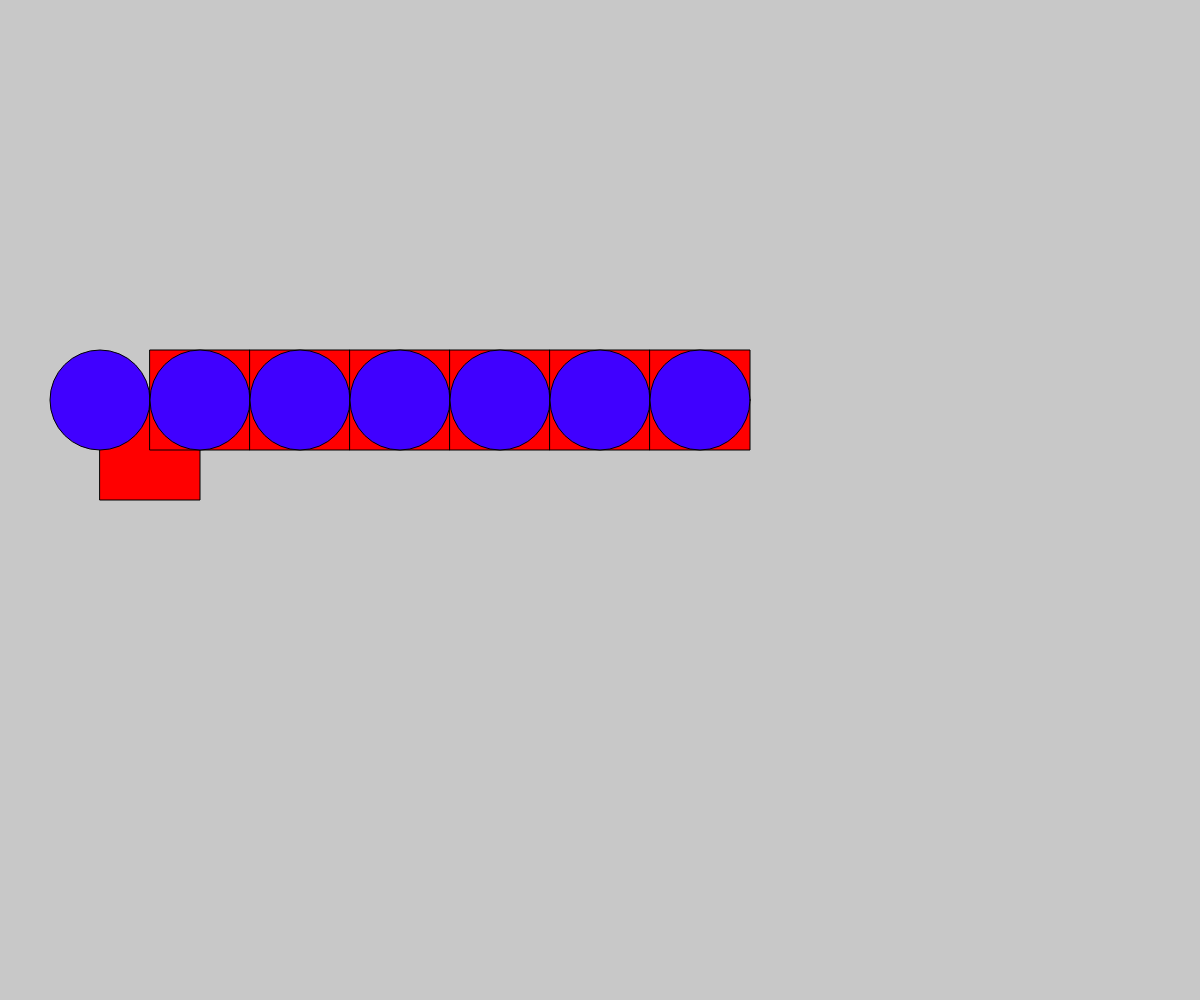
Frame 1 (no input)
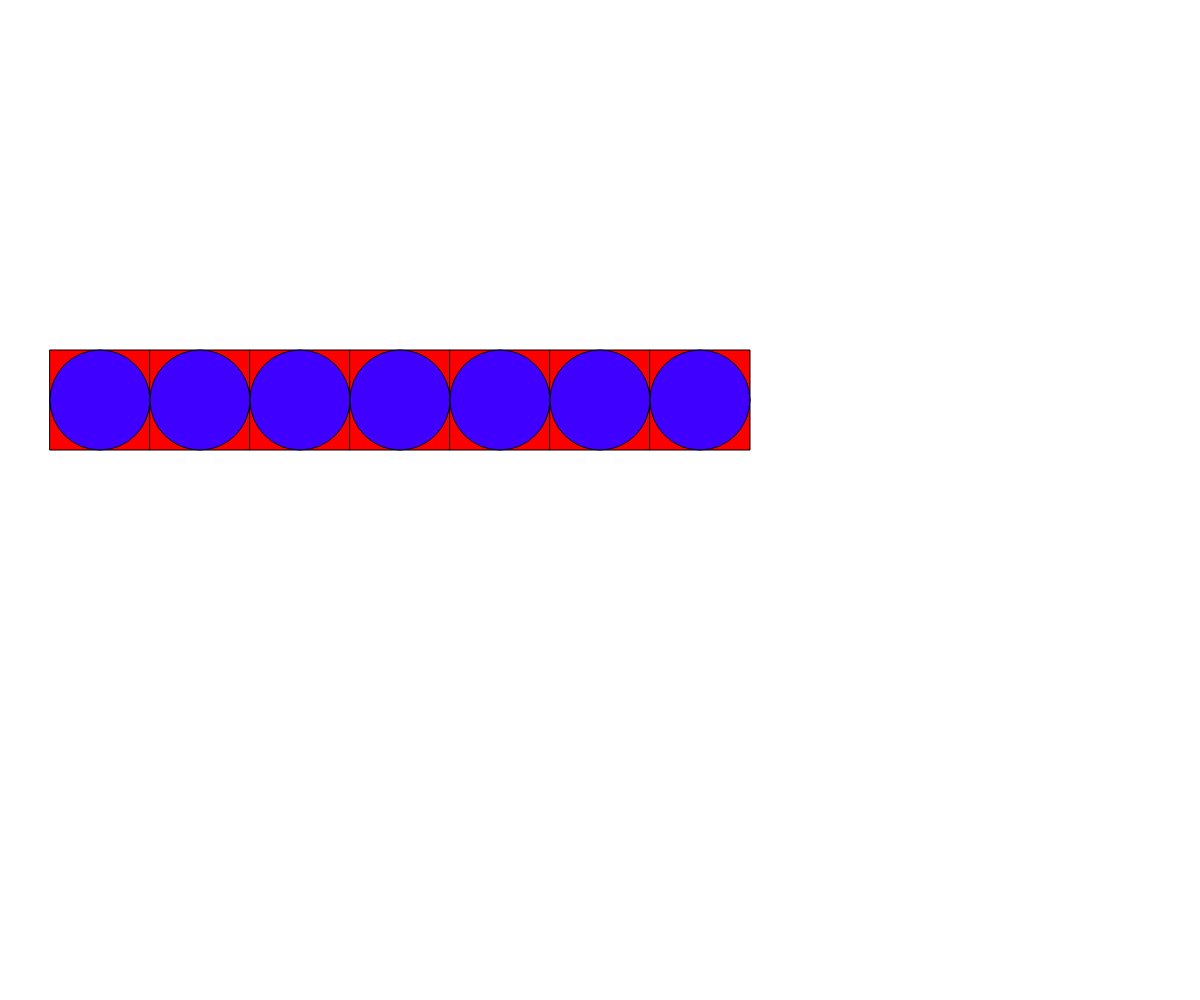
Frame 60 (no input)
Frame 120 (the mouse pressed at the canvas centre since frame 60): identical to frame 60, image omitted

The p5.js sketch that drew these frames (run headless with seeded random() and noise() and a simulated clock; from frame 60 on, the mouse is pressed at the canvas centre):

// p5.js sketch
// ── sketch.js


listOfcirclesandsequres = []

width=0

// {
// 	person:{
// 		name:"ASDF"
// 	}
// 	cars:{
// 		name:"ASDF"
// 	}
// }

function setup() {
	createCanvas(windowWidth, windowHeight);

	width =100
	for(i=0 ; i<7 ; i++){
	
		
		listOfcirclesandsequres.push({
			s: {x:i*width+100,y:400},
			c:{x:i*width+100,y:400}


		})

		

	}
	
	
}

function draw() {
	background (200);
	for(i=0 ; i<listOfcirclesandsequres.length ; i++){
		
		s=listOfcirclesandsequres[i].s
		c=listOfcirclesandsequres[i].c

		
		fill('red');
	rect(s.x,s.y,width,width);
	rectMode(CENTER)

	

	
	colorMode(HSB);
    fill(255, 204, 100);
	ellipse (c.x,c.y,width,width)
	
	}
}
